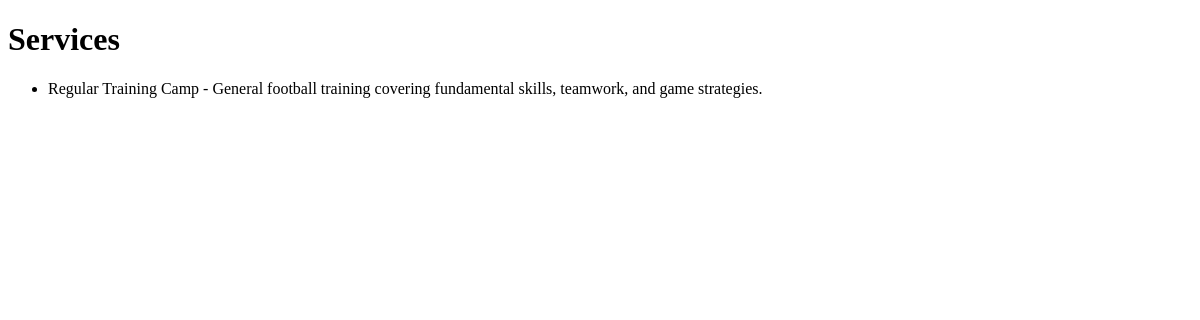
/services/, run on an earlier commit of the app's database.
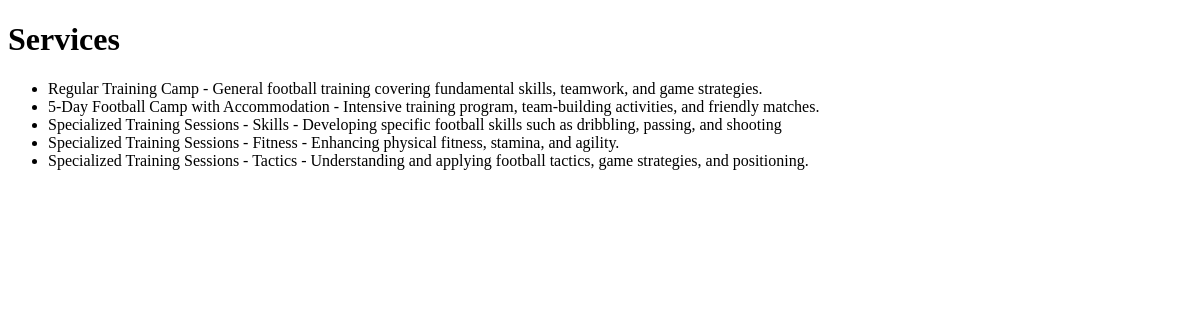
And on a later commit of the database.
### football_camp/models.py (models this page shows, shortened)
class Service(models.Model):
    TRAININGS = (("skills", "Skills"), ("fitness", "Fitness"), ("tactics", "Tactics"), ("all", "All"))
    title = models.CharField(max_length=100, null=False, blank=False, verbose_name="Service Title")
    focus = models.CharField(max_length=200, verbose_name="Service Focus")
    duration = models.CharField(max_length=100, verbose_name="Service Duration")
    features = models.TextField(verbose_name="Service Features")
    training = models.CharField(max_length=10, choices=TRAININGS, null=True, blank=True, verbose_name="Training Type")
    class Meta:
            verbose_name = "Service"
            verbose_name_plural = "Services"

### football_camp/views.py (the view)
# urls.py: path('services/', views.service_list, name='service_list'),
def service_list(request):
    services = Service.objects.all()
    return render(request, 'football_camp/service_list.html', {'services': services})

### football_camp/templates/football_camp/service_list.html (shortened to what this page needs)
{% extends "football_camp/base.html" %}
{% block content %}
<h1>Services</h1>
<ul>
    {% for service in services %}
        <li>{{ service.title }} - {{ service.focus }}</li>
    {% endfor %}
</ul>
{% endblock %}

### football_camp/templates/football_camp/base.html (shortened to what this page needs)
<!DOCTYPE html>
<html lang="en">
<head>
</head>
<body>
    {% block content %}{% endblock %}
</body>
</html>

What changed in the data, as far as the page shows it:
added Service: title "5-Day Football Camp with Accommodation", focus "Intensive training program, team-building activities, and friendly matches."
added Service: title "Specialized Training Sessions - Skills", focus "Developing specific football skills such as dribbling, passing, and shooting"
added Service: title "Specialized Training Sessions - Fitness", focus "Enhancing physical fitness, stamina, and agility."
added Service: title "Specialized Training Sessions - Tactics", focus "Understanding and applying football tactics, game strategies, and positioning."
